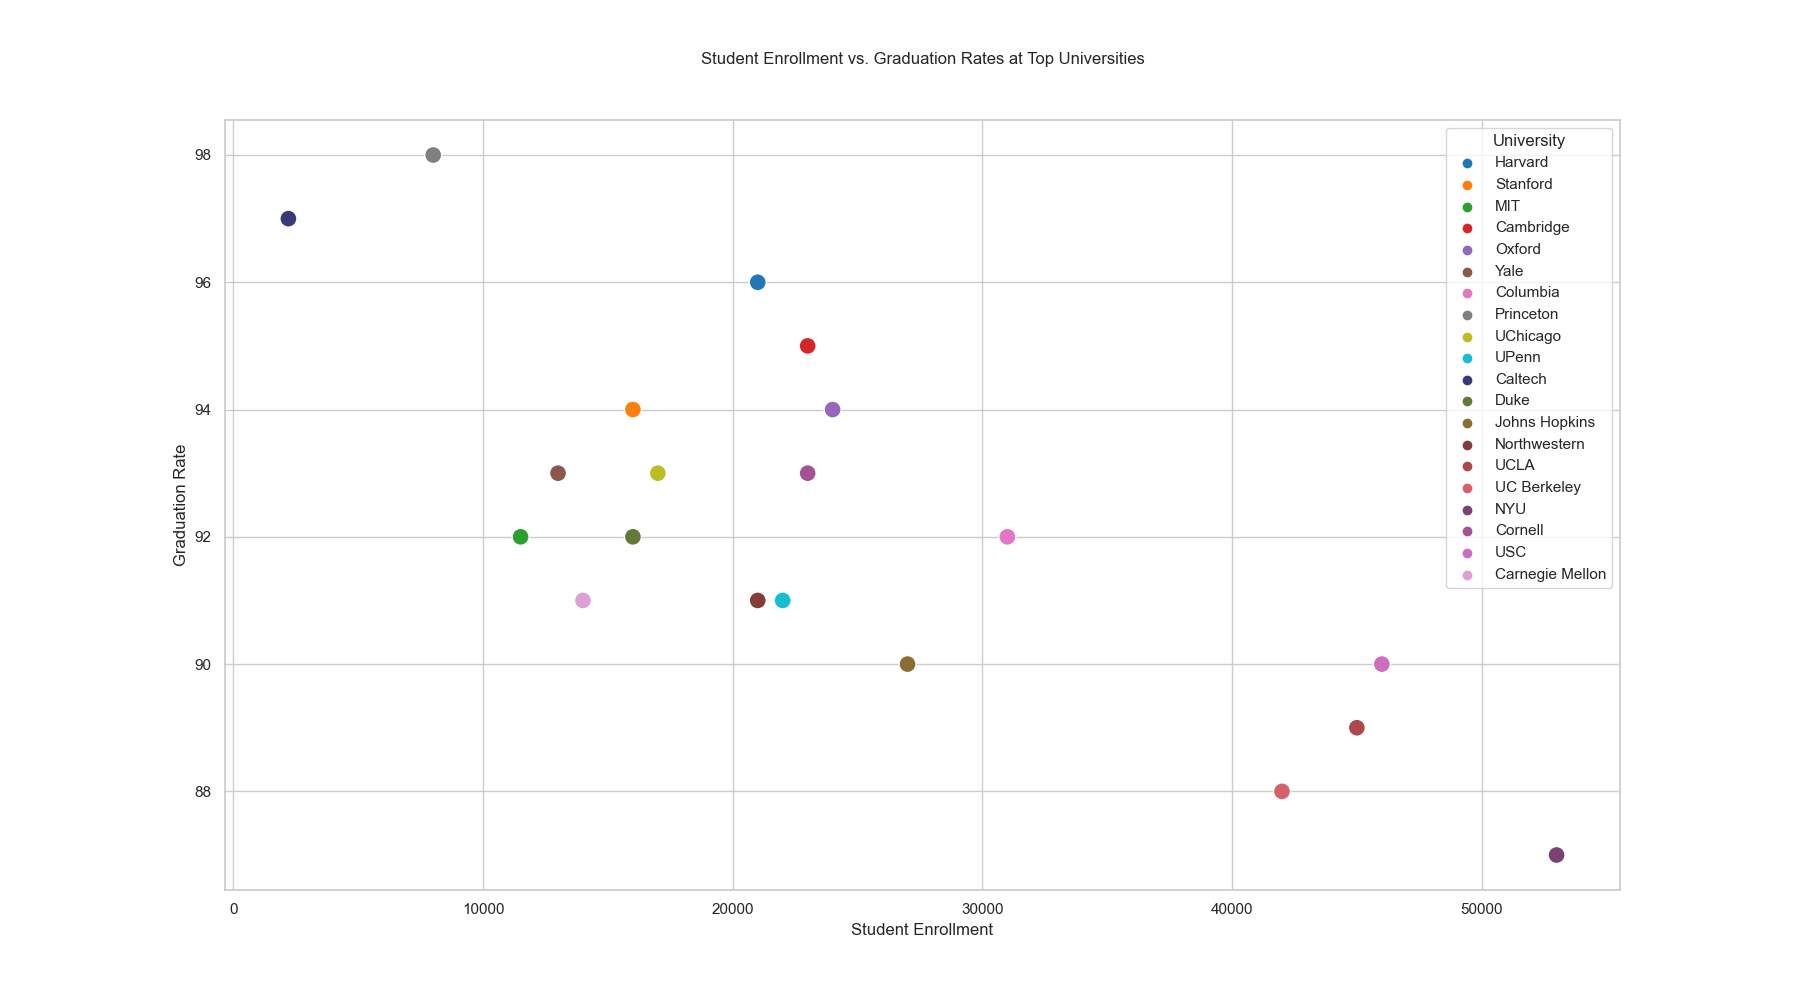

This chart was generated by the following Python code:

import seaborn as sns
import pandas as pd
import matplotlib.pyplot as plt

data = {
    'University': [
        'Harvard', 'Stanford', 'MIT', 'Cambridge', 'Oxford', 'Yale',
        'Columbia', 'Princeton', 'UChicago', 'UPenn', 'Caltech', 'Duke',
        'Johns Hopkins', 'Northwestern', 'UCLA', 'UC Berkeley', 'NYU',
        'Cornell', 'USC', 'Carnegie Mellon'
    ],
    'Student Enrollment': [
        21000, 16000, 11500, 23000, 24000, 13000,
        31000, 8000, 17000, 22000, 2200, 16000,
        27000, 21000, 45000, 42000, 53000, 23000,
        46000, 14000
    ],
    'Graduation Rate': [
        96, 94, 92, 95, 94, 93,
        92, 98, 93, 91, 97, 92,
        90, 91, 89, 88, 87, 93,
        90, 91
    ]
}

df = pd.DataFrame(data)

plt.figure(figsize=(18, 10))

sns.scatterplot(
    x='Student Enrollment', y='Graduation Rate',
    hue='University', palette=[
        '#1f77b4', '#ff7f0e', '#2ca02c', '#d62728', '#9467bd',
        '#8c564b', '#e377c2', '#7f7f7f', '#bcbd22', '#17becf',
        '#393b79', '#637939', '#8c6d31', '#843c39', '#ad494a',
        '#d6616b', '#7b4173', '#a55194', '#ce6dbd', '#de9ed6'
    ],
    data=df,
    s=150
)

plt.xlabel('Student Enrollment')
plt.ylabel('Graduation Rate')
plt.title('Student Enrollment vs. Graduation Rates at Top Universities', pad=40)
plt.show()
